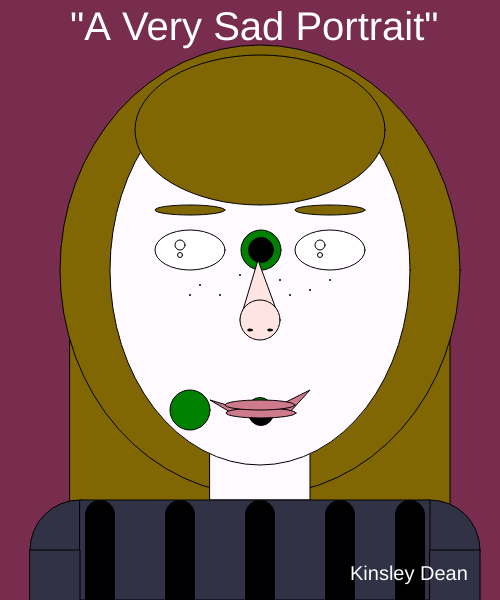
Frame 1 (no input)
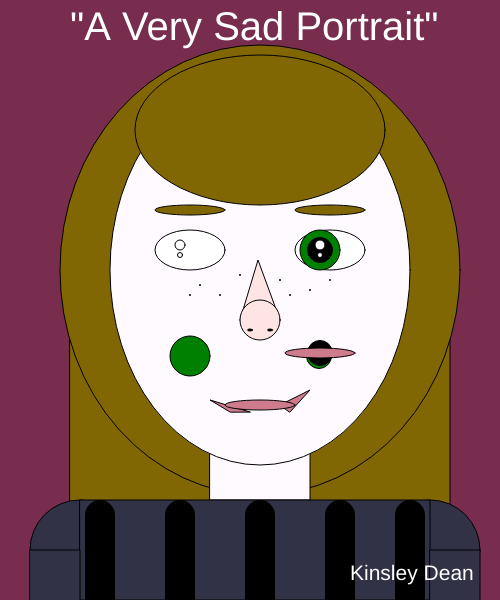
Frame 60 (no input)
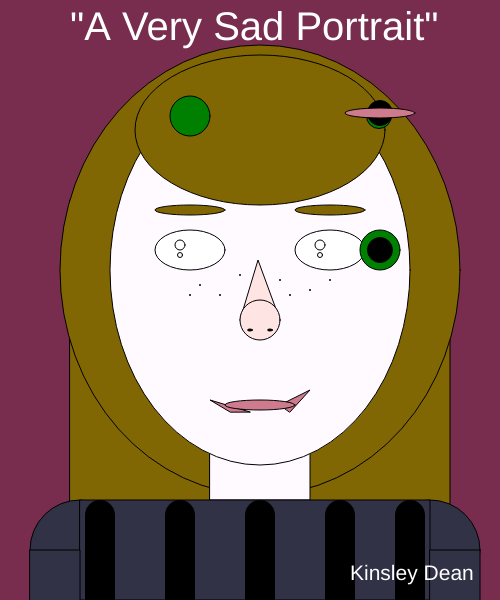
Frame 120 (the mouse pressed at the canvas centre since frame 60)

The p5.js sketch that drew these frames (run headless with seeded random() and noise() and a simulated clock; from frame 60 on, the mouse is pressed at the canvas centre):

// p5.js sketch
// ── sketch.js
//left eye
var lefteyex=190;
var lefteyey=250;
var Emovement=1;

//right eye
var x=330;
var y=250;
var y=405;
var Rmovement=3

//lipB
var x=260;
var y=410;
var Bmovement=1;

//text
var size = 20;
var count = 0;
var sizeDirection = 1;


function setup() {
    createCanvas(500,600);
    movement = floor(random() * 10);
  }
  
  function draw() {
    background(120, 45, 78);
    strokeWeight(1)
    fill(128, 103,4)
    rect(70,200,380,350);
    ellipse(260,270,400,450)
    fill(555,250,500)
    rect(210,400,100,100);
    ellipse(260,270,300,390)
    fill(128, 103,4)
    ellipse(260,130,250,150)
    
    //<!--eyebase-->
    color(RGB)
    fill((255, 255, 255))
    ellipse(190,250,70,40)
    ellipse(330,250,70,40)
    
   // <!--eyes/eyebrow-->
    color(RGB)
    fill(0, 128, 0)
    //left eye
    circle(190,y,40);
    circle(x,y,25);
    if(x >= 500|| x <= 0)
    {
       Emovement *= -1;
    }

     x += Emovement;
    

    //right eye
    circle(x,250,40);
    fill(0,0,0)
    circle(x,250,25);
    if(y >= 500 || y <= 0)
    {
       Rmovement *= -1;
    }

     y += Rmovement;

    circle(x,y,25);
   
    fill(255,255,255)
    circle(180,245,10);
    circle(180,255,5);
    circle(320,245,10);
    circle(320,255,5);
    fill(128, 103,4)
    ellipse(330,210,70,10)
    ellipse(190,210,70,10)
    
    //<!--lips-->
    fill(206,123,142)
    triangle(280, 405, 310, 390, 290, 412)
    triangle(230, 412, 210, 400, 250, 412)
    ellipse(x,y,70,10)
    if(y >= 500 || y <= 0)
    {
       Bmovement *= -1;
    }

     y += Bmovement;
     ellipse(260,405,70,10)
    
    //<!--freckles-->
      fill(222,180,126)
      strokeWeight(2)
      point(240,275)
    point(220,295)
      point(190,295)
    point(200,285)
    point(290,295)
    point(330,280)
    point(310,290)
    point(270,315)
    point(280,280)
   
    strokeWeight(1)
    //<!--nose-->
    fill(255,228,228)
    triangle(240, 320, 258, 260, 280, 320)
    circle(260,320,40);
    fill(0,0,0)
    ellipse(270,330,5,2)
    ellipse(250,330,5,2)
    
    //<!--shirt-->
    fill(50,50,70);
    circle(80,550,100);
    circle(430,550,100);
    rect(80,500,350,100);
    rect(30,550,50,100);
    rect(430,550,50,100);
    
    //<!--shirt-->
      strokeWeight(30)
    fill(255,255,255)
      line(180, 620, 180, 515);
    line(100, 620, 100, 515);
    line(260, 620, 260, 515);
    line(340, 620, 340, 515);
    line(410, 620, 410, 515);
    
    textSize(40);
    text('"A Very Sad Portrait"', 70, 40);
    textSize(20);
    textSize(size);
    size+= sizeDirection;
    count++;
    if(count > 5)
    {
        sizeDirection *=-1;
        count = 0;
    }
    
    text('Kinsley Dean', 350,580)
  }
